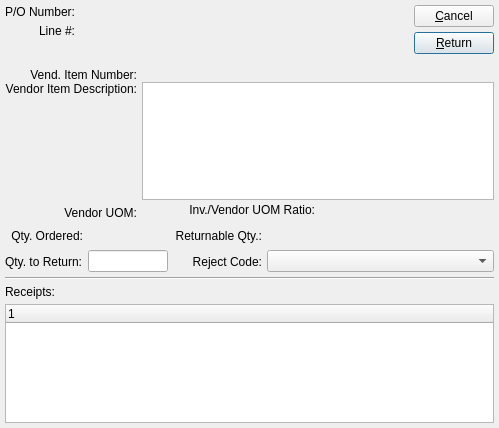
<?xml version="1.0" encoding="UTF-8"?>
<ui version="4.0">
 <comment>This file is part of the xTuple ERP: PostBooks Edition, a free and
open source Enterprise Resource Planning software suite,
Copyright (c) 1999-2018 by OpenMFG LLC, d/b/a xTuple.
It is licensed to you under the Common Public Attribution License
version 1.0, the full text of which (including xTuple-specific Exhibits)
is available at www.xtuple.com/CPAL.  By using this software, you agree
to be bound by its terms.</comment>
 <class>enterPoitemReturn</class>
 <widget class="QDialog" name="enterPoitemReturn">
  <property name="geometry">
   <rect>
    <x>0</x>
    <y>0</y>
    <width>499</width>
    <height>428</height>
   </rect>
  </property>
  <property name="windowTitle">
   <string>Enter P/O Item Return</string>
  </property>
  <layout class="QVBoxLayout">
   <property name="spacing">
    <number>5</number>
   </property>
   <property name="margin">
    <number>5</number>
   </property>
   <item>
    <layout class="QHBoxLayout">
     <property name="spacing">
      <number>7</number>
     </property>
     <item>
      <layout class="QVBoxLayout">
       <property name="spacing">
        <number>5</number>
       </property>
       <item>
        <layout class="QHBoxLayout">
         <property name="spacing">
          <number>5</number>
         </property>
         <item>
          <layout class="QVBoxLayout">
           <property name="spacing">
            <number>5</number>
           </property>
           <item>
            <widget class="QLabel" name="_poNumberLit">
             <property name="text">
              <string>P/O Number:</string>
             </property>
             <property name="alignment">
              <set>Qt::AlignRight|Qt::AlignTrailing|Qt::AlignVCenter</set>
             </property>
            </widget>
           </item>
           <item>
            <widget class="QLabel" name="_lineNumberLit">
             <property name="text">
              <string>Line #:</string>
             </property>
             <property name="alignment">
              <set>Qt::AlignRight|Qt::AlignTrailing|Qt::AlignVCenter</set>
             </property>
            </widget>
           </item>
          </layout>
         </item>
         <item>
          <layout class="QVBoxLayout">
           <property name="spacing">
            <number>5</number>
           </property>
           <item>
            <widget class="QLabel" name="_poNumber">
             <property name="sizePolicy">
              <sizepolicy hsizetype="Expanding" vsizetype="Preferred">
               <horstretch>0</horstretch>
               <verstretch>0</verstretch>
              </sizepolicy>
             </property>
             <property name="alignment">
              <set>Qt::AlignLeading|Qt::AlignLeft|Qt::AlignVCenter</set>
             </property>
            </widget>
           </item>
           <item>
            <widget class="QLabel" name="_lineNumber">
             <property name="sizePolicy">
              <sizepolicy hsizetype="Minimum" vsizetype="Preferred">
               <horstretch>0</horstretch>
               <verstretch>0</verstretch>
              </sizepolicy>
             </property>
             <property name="alignment">
              <set>Qt::AlignLeading|Qt::AlignLeft|Qt::AlignVCenter</set>
             </property>
            </widget>
           </item>
          </layout>
         </item>
        </layout>
       </item>
       <item>
        <layout class="QHBoxLayout">
         <property name="spacing">
          <number>0</number>
         </property>
         <item>
          <widget class="ItemCluster" name="_item">
           <property name="enabled">
            <bool>true</bool>
           </property>
          </widget>
         </item>
         <item>
          <spacer>
           <property name="orientation">
            <enum>Qt::Horizontal</enum>
           </property>
           <property name="sizeType">
            <enum>QSizePolicy::Expanding</enum>
           </property>
           <property name="sizeHint" stdset="0">
            <size>
             <width>20</width>
             <height>20</height>
            </size>
           </property>
          </spacer>
         </item>
        </layout>
       </item>
      </layout>
     </item>
     <item>
      <layout class="QVBoxLayout">
       <property name="spacing">
        <number>0</number>
       </property>
       <item>
        <layout class="QVBoxLayout">
         <property name="spacing">
          <number>5</number>
         </property>
         <item>
          <widget class="QPushButton" name="_close">
           <property name="text">
            <string>&amp;Cancel</string>
           </property>
          </widget>
         </item>
         <item>
          <widget class="QPushButton" name="_return">
           <property name="text">
            <string>&amp;Return</string>
           </property>
           <property name="autoDefault">
            <bool>true</bool>
           </property>
           <property name="default">
            <bool>true</bool>
           </property>
          </widget>
         </item>
        </layout>
       </item>
       <item>
        <spacer>
         <property name="orientation">
          <enum>Qt::Vertical</enum>
         </property>
         <property name="sizeType">
          <enum>QSizePolicy::Preferred</enum>
         </property>
         <property name="sizeHint" stdset="0">
          <size>
           <width>20</width>
           <height>50</height>
          </size>
         </property>
        </spacer>
       </item>
      </layout>
     </item>
    </layout>
   </item>
   <item>
    <layout class="QHBoxLayout">
     <property name="spacing">
      <number>5</number>
     </property>
     <item>
      <layout class="QVBoxLayout">
       <property name="spacing">
        <number>0</number>
       </property>
       <item>
        <widget class="QLabel" name="_vendItemNumberLit">
         <property name="text">
          <string>Vend. Item Number:</string>
         </property>
         <property name="alignment">
          <set>Qt::AlignRight|Qt::AlignTrailing|Qt::AlignVCenter</set>
         </property>
        </widget>
       </item>
       <item>
        <widget class="QLabel" name="_vendItemDescripLit">
         <property name="text">
          <string>Vendor Item Description:</string>
         </property>
         <property name="alignment">
          <set>Qt::AlignRight|Qt::AlignTrailing|Qt::AlignVCenter</set>
         </property>
        </widget>
       </item>
       <item>
        <spacer>
         <property name="orientation">
          <enum>Qt::Vertical</enum>
         </property>
         <property name="sizeType">
          <enum>QSizePolicy::MinimumExpanding</enum>
         </property>
         <property name="sizeHint" stdset="0">
          <size>
           <width>20</width>
           <height>20</height>
          </size>
         </property>
        </spacer>
       </item>
       <item>
        <widget class="QLabel" name="_vendorUOMLit">
         <property name="text">
          <string>Vendor UOM:</string>
         </property>
         <property name="alignment">
          <set>Qt::AlignRight|Qt::AlignTrailing|Qt::AlignVCenter</set>
         </property>
        </widget>
       </item>
      </layout>
     </item>
     <item>
      <layout class="QVBoxLayout">
       <property name="spacing">
        <number>0</number>
       </property>
       <item>
        <widget class="QLabel" name="_vendorItemNumber"/>
       </item>
       <item>
        <widget class="QTextEdit" name="_vendorDescrip">
         <property name="readOnly">
          <bool>true</bool>
         </property>
        </widget>
       </item>
       <item>
        <layout class="QHBoxLayout">
         <property name="spacing">
          <number>0</number>
         </property>
         <item>
          <layout class="QHBoxLayout">
           <property name="spacing">
            <number>7</number>
           </property>
           <item>
            <widget class="QLabel" name="_vendorUOM">
             <property name="minimumSize">
              <size>
               <width>40</width>
               <height>0</height>
              </size>
             </property>
             <property name="text">
              <string/>
             </property>
            </widget>
           </item>
           <item>
            <layout class="QHBoxLayout">
             <property name="spacing">
              <number>5</number>
             </property>
             <item>
              <widget class="QLabel" name="_invVendorUOMRatioLit">
               <property name="text">
                <string>Inv./Vendor UOM Ratio:</string>
               </property>
               <property name="alignment">
                <set>Qt::AlignRight|Qt::AlignTrailing|Qt::AlignVCenter</set>
               </property>
              </widget>
             </item>
             <item>
              <widget class="XLabel" name="_invVendorUOMRatio">
               <property name="minimumSize">
                <size>
                 <width>80</width>
                 <height>0</height>
                </size>
               </property>
               <property name="text">
                <string/>
               </property>
              </widget>
             </item>
            </layout>
           </item>
          </layout>
         </item>
         <item>
          <spacer>
           <property name="orientation">
            <enum>Qt::Horizontal</enum>
           </property>
           <property name="sizeType">
            <enum>QSizePolicy::Expanding</enum>
           </property>
           <property name="sizeHint" stdset="0">
            <size>
             <width>20</width>
             <height>20</height>
            </size>
           </property>
          </spacer>
         </item>
        </layout>
       </item>
      </layout>
     </item>
    </layout>
   </item>
   <item>
    <layout class="QHBoxLayout">
     <property name="spacing">
      <number>7</number>
     </property>
     <item>
      <layout class="QHBoxLayout">
       <property name="spacing">
        <number>5</number>
       </property>
       <item>
        <layout class="QVBoxLayout">
         <property name="spacing">
          <number>5</number>
         </property>
         <item>
          <widget class="QLabel" name="_orderedLit">
           <property name="text">
            <string>Qty. Ordered:</string>
           </property>
           <property name="alignment">
            <set>Qt::AlignRight|Qt::AlignTrailing|Qt::AlignVCenter</set>
           </property>
          </widget>
         </item>
         <item>
          <widget class="QLabel" name="_toReturnLit">
           <property name="text">
            <string>Qty. to Return:</string>
           </property>
          </widget>
         </item>
        </layout>
       </item>
       <item>
        <layout class="QVBoxLayout">
         <property name="spacing">
          <number>5</number>
         </property>
         <item>
          <widget class="XLabel" name="_ordered">
           <property name="minimumSize">
            <size>
             <width>80</width>
             <height>0</height>
            </size>
           </property>
           <property name="alignment">
            <set>Qt::AlignRight|Qt::AlignTrailing|Qt::AlignVCenter</set>
           </property>
          </widget>
         </item>
         <item>
          <widget class="XLineEdit" name="_toReturn">
           <property name="sizePolicy">
            <sizepolicy hsizetype="Preferred" vsizetype="Fixed">
             <horstretch>0</horstretch>
             <verstretch>0</verstretch>
            </sizepolicy>
           </property>
           <property name="maximumSize">
            <size>
             <width>80</width>
             <height>32767</height>
            </size>
           </property>
           <property name="alignment">
            <set>Qt::AlignRight</set>
           </property>
          </widget>
         </item>
        </layout>
       </item>
      </layout>
     </item>
     <item>
      <layout class="QHBoxLayout">
       <property name="spacing">
        <number>5</number>
       </property>
       <item>
        <layout class="QVBoxLayout">
         <property name="spacing">
          <number>5</number>
         </property>
         <item>
          <widget class="QLabel" name="_receivedLit">
           <property name="text">
            <string>Returnable Qty.:</string>
           </property>
           <property name="alignment">
            <set>Qt::AlignRight|Qt::AlignTrailing|Qt::AlignVCenter</set>
           </property>
          </widget>
         </item>
         <item>
          <widget class="QLabel" name="_rejectCodeLit">
           <property name="text">
            <string>Reject Code:</string>
           </property>
           <property name="alignment">
            <set>Qt::AlignRight|Qt::AlignTrailing|Qt::AlignVCenter</set>
           </property>
          </widget>
         </item>
        </layout>
       </item>
       <item>
        <layout class="QVBoxLayout">
         <property name="spacing">
          <number>5</number>
         </property>
         <item>
          <layout class="QHBoxLayout">
           <property name="spacing">
            <number>0</number>
           </property>
           <item>
            <widget class="XLabel" name="_received">
             <property name="minimumSize">
              <size>
               <width>80</width>
               <height>0</height>
              </size>
             </property>
             <property name="alignment">
              <set>Qt::AlignRight|Qt::AlignTrailing|Qt::AlignVCenter</set>
             </property>
            </widget>
           </item>
           <item>
            <spacer>
             <property name="orientation">
              <enum>Qt::Horizontal</enum>
             </property>
             <property name="sizeType">
              <enum>QSizePolicy::Expanding</enum>
             </property>
             <property name="sizeHint" stdset="0">
              <size>
               <width>20</width>
               <height>20</height>
              </size>
             </property>
            </spacer>
           </item>
          </layout>
         </item>
         <item>
          <widget class="XComboBox" name="_rejectCode"/>
         </item>
        </layout>
       </item>
      </layout>
     </item>
    </layout>
   </item>
   <item>
    <widget class="Line" name="_receiptsLine">
     <property name="orientation">
      <enum>Qt::Horizontal</enum>
     </property>
    </widget>
   </item>
   <item>
    <widget class="QLabel" name="_receiptsLit">
     <property name="text">
      <string>Receipts:</string>
     </property>
    </widget>
   </item>
   <item>
    <widget class="XTreeWidget" name="_receipts"/>
   </item>
  </layout>
 </widget>
 <layoutdefault spacing="6" margin="11"/>
 <pixmapfunction>qPixmapFromMimeSource</pixmapfunction>
 <customwidgets>
  <customwidget>
   <class>ItemCluster</class>
   <extends>QWidget</extends>
   <header>itemcluster.h</header>
   <container>1</container>
  </customwidget>
  <customwidget>
   <class>XComboBox</class>
   <extends>QComboBox</extends>
   <header>xcombobox.h</header>
  </customwidget>
  <customwidget>
   <class>XLabel</class>
   <extends>QLabel</extends>
   <header>xlabel.h</header>
  </customwidget>
  <customwidget>
   <class>XLineEdit</class>
   <extends>QLineEdit</extends>
   <header>xlineedit.h</header>
   <container>1</container>
  </customwidget>
  <customwidget>
   <class>XTreeWidget</class>
   <extends>QTreeWidget</extends>
   <header>xtreewidget.h</header>
   <container>1</container>
  </customwidget>
 </customwidgets>
 <tabstops>
  <tabstop>_item</tabstop>
  <tabstop>_vendorDescrip</tabstop>
  <tabstop>_toReturn</tabstop>
  <tabstop>_rejectCode</tabstop>
  <tabstop>_return</tabstop>
  <tabstop>_close</tabstop>
 </tabstops>
 <resources/>
 <connections>
  <connection>
   <sender>_close</sender>
   <signal>clicked()</signal>
   <receiver>enterPoitemReturn</receiver>
   <slot>reject()</slot>
   <hints>
    <hint type="sourcelabel">
     <x>20</x>
     <y>20</y>
    </hint>
    <hint type="destinationlabel">
     <x>20</x>
     <y>20</y>
    </hint>
   </hints>
  </connection>
 </connections>
</ui>
